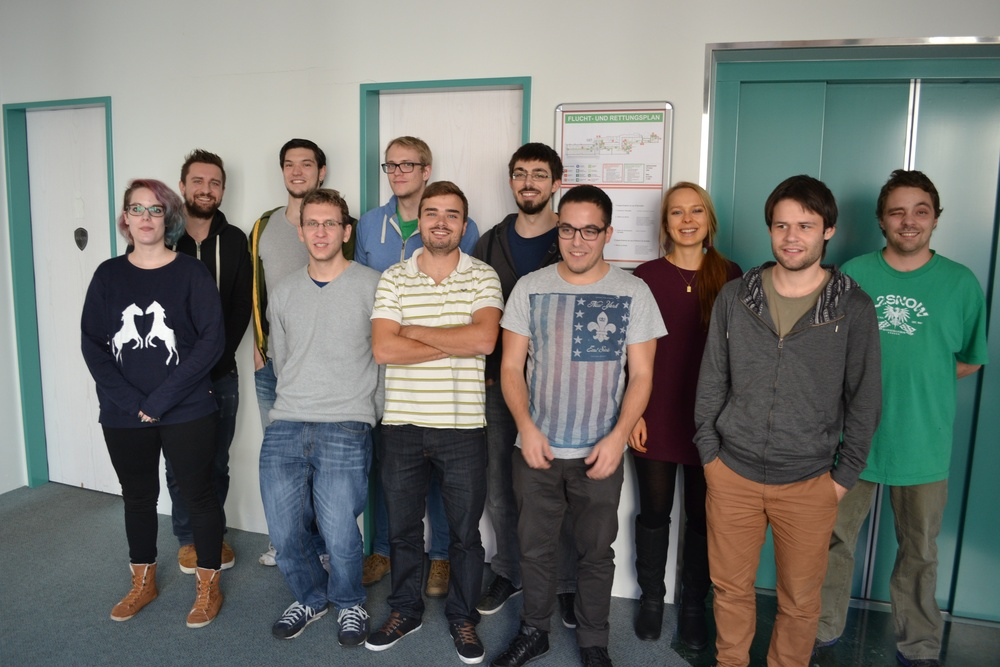
%> input picture images/group1.jpg, 1000 x 667 px, shrunk from 3456 x 2304 before the run
$ octave --eval "result = face(imread('../images/group1.jpg'));"   (GNU Octave 9; MATLAB toolbox functions it lacks are replaced by stand-ins)
%> lines starting %> are read from the running program, lines starting %| are printed output that depends on the picture
function [ F, bboxFace ] = face( I )
%FACE Extracts the first face in I
I = imgaussfilt(I, 2);
faceDetector = vision.CascadeObjectDetector;
bboxes = step(faceDetector, I);
%> bboxes = 11 rows, first 8: [121 192 51 51; 183 165 46 46; 277 148 45 45; 297 206 52 52; 379 147 50 50; 415 194 54 54; 505 156 51 51; 552 211 57 57]

if size(bboxes, 1) < 1
    F = NaN;
    bboxFace = NaN;
    return;
end

bboxFace = bboxes(1, :);
%> bboxFace = [121 192 51 51]
F = imcrop(I, bboxFace);
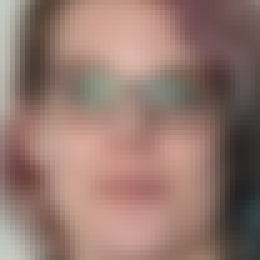
%> F: size 52x52x3 uint8 (shown 5 times larger); mean R, G, B 149, 120, 111.2

end
